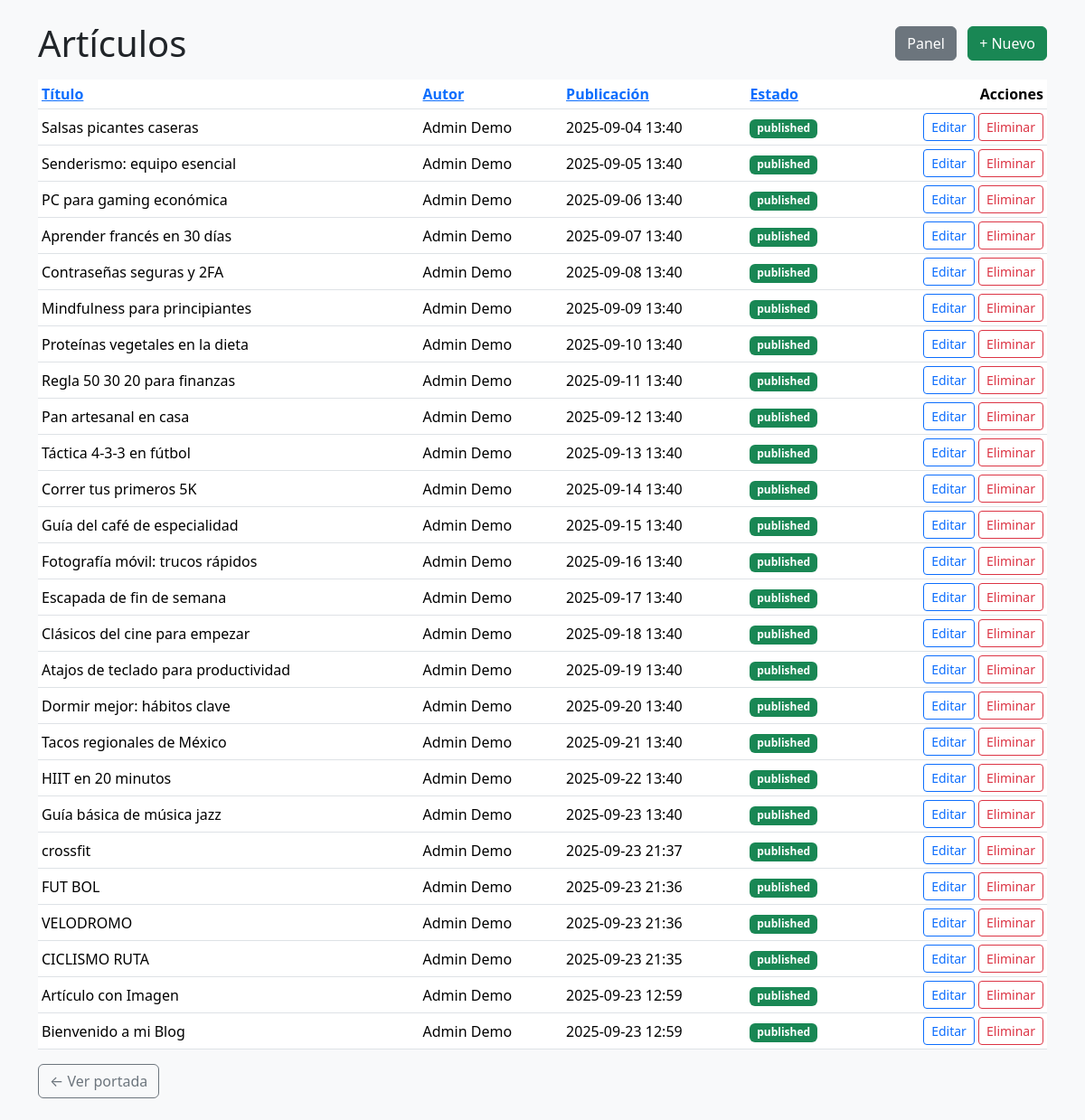
The app's page /public/admin/articulos.php?sort=author&dir=asc (signed in) with its own data.
### tables this page shows
CREATE TABLE IF NOT EXISTS `articles` (
  `id` int(10) unsigned NOT NULL AUTO_INCREMENT,
  `author_id` int(10) unsigned DEFAULT NULL,
  `title` varchar(180) NOT NULL,
  `body` mediumtext NOT NULL,
  `published_at` datetime DEFAULT NULL,
  `cover_image` varchar(255) DEFAULT NULL,
  `status` enum('draft','published') NOT NULL DEFAULT 'draft',
  `created_at` timestamp NOT NULL DEFAULT current_timestamp(),
  `updated_at` timestamp NULL DEFAULT NULL ON UPDATE current_timestamp(),
  PRIMARY KEY (`id`),
  KEY `idx_articles_published_at` (`published_at`),
  KEY `idx_articles_status` (`status`),
  KEY `idx_articles_author` (`author_id`),
  CONSTRAINT `fk_articles_author` FOREIGN KEY (`author_id`) REFERENCES `authors` (`id`) ON DELETE SET NULL ON UPDATE CASCADE
);

CREATE TABLE IF NOT EXISTS `authors` (
  `id` int(10) unsigned NOT NULL AUTO_INCREMENT,
  `name` varchar(120) NOT NULL,
  `email` varchar(160) DEFAULT NULL,
  `created_at` timestamp NOT NULL DEFAULT current_timestamp(),
  PRIMARY KEY (`id`),
  UNIQUE KEY `email` (`email`)
);

### public/admin/articulos.php (the view, shortened to what this page needs)
<?php
require_once __DIR__.'/../includes/db.php';
$sort = $_GET['sort'] ?? 'date';
$dir  = strtolower($_GET['dir'] ?? 'desc');
$dir  = $dir === 'asc' ? 'ASC' : 'DESC';
$sortMap = ['title'=>'a.title','author'=>'au.name','date'=>'a.published_at','status'=>'a.status'];
$orderBy = $sortMap[$sort] ?? $sortMap['date'];
$stmt = $pdo->query("
  SELECT a.id, a.title, a.status, a.published_at, au.name AS author
  FROM articles a
  LEFT JOIN authors au ON au.id=a.author_id
  ORDER BY $orderBy $dir, a.id DESC
");
$rows = $stmt->fetchAll();
function tdir($d){ return strtolower($d)==='asc'?'desc':'asc'; }
?>
<!DOCTYPE html><html lang="es"><head>
<link href="https://cdn.jsdelivr.net/npm/bootstrap@5.3.2/dist/css/bootstrap.min.css" rel="stylesheet">
</head><body class="bg-light"><div class="container py-4">
  <div class="d-flex justify-content-between align-items-center mb-3">
    <h1 class="mb-0">Artículos</h1>
    <div>
      <a class="btn btn-secondary me-2" href="/blog/public/admin/">Panel</a>
      <a class="btn btn-success" href="/blog/public/admin/articulo_nuevo.php">+ Nuevo</a>
    </div>
  </div>
  <div class="table-responsive">
    <table class="table table-sm align-middle">
      <thead>
        <tr>
          <th><a href="?<?= http_build_query(['sort'=>'title','dir'=>($sort==='title'?tdir($dir):'asc')]) ?>">Título</a></th>
          <th><a href="?<?= http_build_query(['sort'=>'author','dir'=>($sort==='author'?tdir($dir):'asc')]) ?>">Autor</a></th>
          <th><a href="?<?= http_build_query(['sort'=>'date','dir'=>($sort==='date'?tdir($dir):'desc')]) ?>">Publicación</a></th>
          <th><a href="?<?= http_build_query(['sort'=>'status','dir'=>($sort==='status'?tdir($dir):'asc')]) ?>">Estado</a></th>
          <th class="text-end">Acciones</th>
        </tr>
      </thead>
      <tbody>
        <?php foreach($rows as $r): ?>
          <tr>
            <td><?= htmlspecialchars($r['title']) ?></td>
            <td><?= htmlspecialchars($r['author'] ?? '—') ?></td>
            <td><?= $r['published_at'] ? date('Y-m-d H:i', strtotime($r['published_at'])) : '—' ?></td>
            <td><span class="badge bg-<?= $r['status']==='published'?'success':'secondary' ?>"><?= $r['status'] ?></span></td>
            <td class="text-end">
              <a class="btn btn-sm btn-outline-primary" href="/blog/public/admin/articulo_editar.php?id=<?= $r['id'] ?>">Editar</a>
              <form class="d-inline" method="post" action="/blog/public/admin/articulo_eliminar.php" onsubmit="return confirm('¿Eliminar definitivamente?');">
                <button class="btn btn-sm btn-outline-danger">Eliminar</button>
              </form>
            </td>
          </tr>
        <?php endforeach; ?>
      </tbody>
    </table>
  </div>
  <a class="btn btn-outline-secondary" href="/blog/public/">← Ver portada</a>
</div></body></html>

### records on screen
articles: title "Salsas picantes caseras", author.name "Admin Demo", published_at "2025-09-04 13:40", status "published"
articles: title "Senderismo: equipo esencial", author.name "Admin Demo", published_at "2025-09-05 13:40", status "published"
articles: title "PC para gaming económica", author.name "Admin Demo", published_at "2025-09-06 13:40", status "published"
articles: title "Aprender francés en 30 días", author.name "Admin Demo", published_at "2025-09-07 13:40", status "published"
articles: title "Contraseñas seguras y 2FA", author.name "Admin Demo", published_at "2025-09-08 13:40", status "published"
articles: title "Mindfulness para principiantes", author.name "Admin Demo", published_at "2025-09-09 13:40", status "published"
articles: title "Proteínas vegetales en la dieta", author.name "Admin Demo", published_at "2025-09-10 13:40", status "published"
articles: title "Regla 50 30 20 para finanzas", author.name "Admin Demo", published_at "2025-09-11 13:40", status "published"
articles: title "Pan artesanal en casa", author.name "Admin Demo", published_at "2025-09-12 13:40", status "published"
articles: title "Táctica 4-3-3 en fútbol", author.name "Admin Demo", published_at "2025-09-13 13:40", status "published"
articles: title "Correr tus primeros 5K", author.name "Admin Demo", published_at "2025-09-14 13:40", status "published"
articles: title "Guía del café de especialidad", author.name "Admin Demo", published_at "2025-09-15 13:40", status "published"
articles: title "Fotografía móvil: trucos rápidos", author.name "Admin Demo", published_at "2025-09-16 13:40", status "published"
articles: title "Escapada de fin de semana", author.name "Admin Demo", published_at "2025-09-17 13:40", status "published"
articles: title "Clásicos del cine para empezar", author.name "Admin Demo", published_at "2025-09-18 13:40", status "published"
articles: title "Atajos de teclado para productividad", author.name "Admin Demo", published_at "2025-09-19 13:40", status "published"
articles: title "Dormir mejor: hábitos clave", author.name "Admin Demo", published_at "2025-09-20 13:40", status "published"
articles: title "Tacos regionales de México", author.name "Admin Demo", published_at "2025-09-21 13:40", status "published"
articles: title "HIIT en 20 minutos", author.name "Admin Demo", published_at "2025-09-22 13:40", status "published"
articles: title "Guía básica de música jazz", author.name "Admin Demo", published_at "2025-09-23 13:40", status "published"
articles: title "crossfit", author.name "Admin Demo", published_at "2025-09-23 21:37", status "published"
articles: title "FUT BOL", author.name "Admin Demo", published_at "2025-09-23 21:36", status "published"
articles: title "VELODROMO", author.name "Admin Demo", published_at "2025-09-23 21:36", status "published"
articles: title "CICLISMO RUTA", author.name "Admin Demo", published_at "2025-09-23 21:35", status "published"
articles: title "Artículo con Imagen", author.name "Admin Demo", published_at "2025-09-23 12:59", status "published"
articles: title "Bienvenido a mi Blog", author.name "Admin Demo", published_at "2025-09-23 12:59", status "published"
